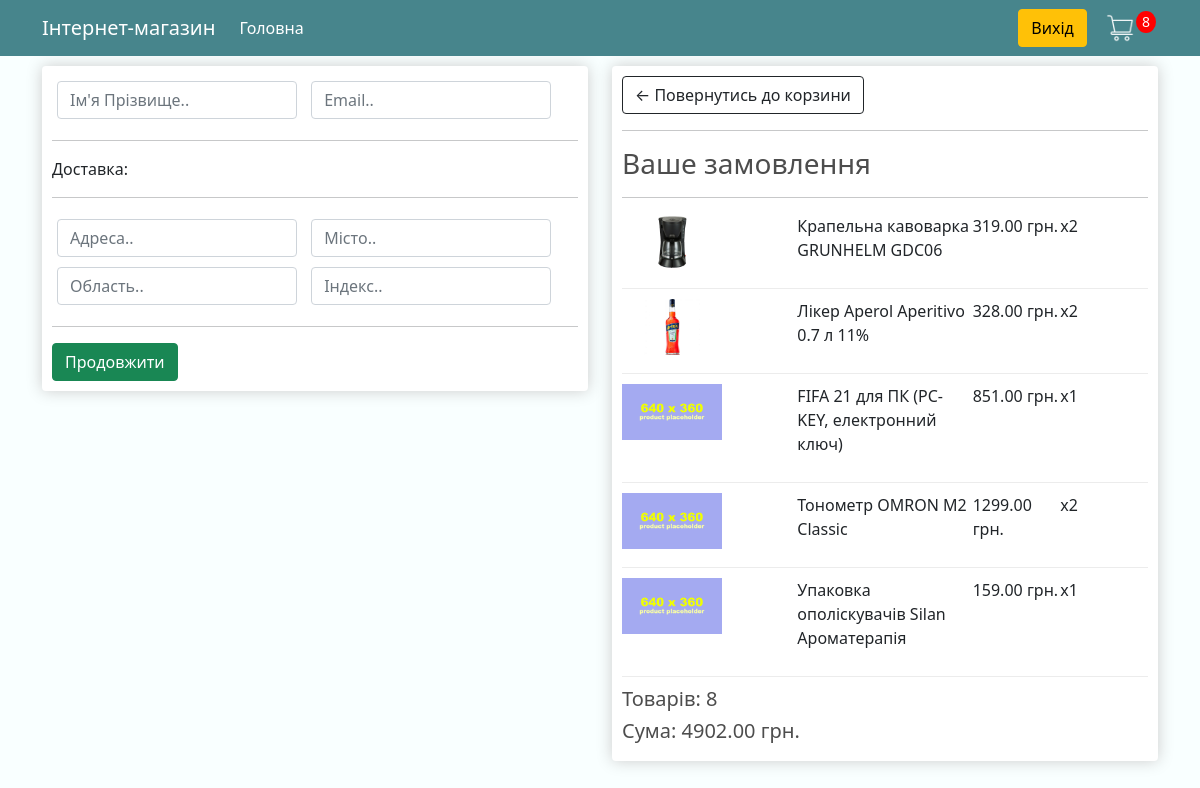
Screenshot of /checkout/ (signed in) with the database file from the repository.
### store/models.py (models this page shows, shortened)
class OrderItem(models.Model):
    product = models.ForeignKey(Product, on_delete=models.SET_NULL, null=True)
    order = models.ForeignKey(Order, on_delete=models.SET_NULL, null=True)
    quantity = models.IntegerField(default=0, null=True, blank=True)
    date_added = models.DateTimeField(auto_now_add=True)
    @property
    def get_total(self):
        total = self.product.price * self.quantity
        return total

class Product(models.Model):
    name = models.CharField(max_length=100, null=True)
    price = models.DecimalField(max_digits=9, decimal_places=2)
    image = models.ImageField(null=True, blank=True)
    is_digital = models.BooleanField(default=False, null=True, blank=False)
    @property
    def imageURL(self):
        try:
            url = self.image.url
        except:
            url = 'images/prod_placeholder.png'
        return url

class Order(models.Model):
    customer = models.ForeignKey(Customer, on_delete=models.SET_NULL, blank=True,
                                 null=True)
    date_ordered = models.DateTimeField(auto_now_add=True)
    is_complete = models.BooleanField(default=False, null=True, blank=False)
    transaction_id = models.CharField(max_length=150, null=True)
    @property
    def get_cart_total(self):
        orderitems = self.orderitem_set.all()
        total = sum([item.get_total for item in orderitems])
        return total
    @property
    def get_cart_items(self):
        orderitems = self.orderitem_set.all()
        total = sum([item.quantity for item in orderitems])
        return total

### store/views.py (the view)
# urls.py: path('checkout/', views.checkout, name="checkout"),
def checkout(request):
    page_title = 'Оплата — Інтернет-магазин Дмитра Гурського'
    data = cartData(request)
    cartItems = data['cartItems']
    order = data['order']
    items = data['items']
    context = {
        'page_title': page_title,
        'items': items,
        'order': order,
        'cartItems': cartItems,
    }
    return render(request, 'store/checkout.html', context)

### store/utils.py (called while the page is built)
def cartData(request):
    if request.user.is_authenticated:
        customer = request.user.customer
        order, created = Order.objects.get_or_create(customer=customer, is_complete=False)
        items = order.orderitem_set.all()
        cartItems = order.get_cart_items
    else:
        cookieData = cookieCart(request)
        cartItems = cookieData['cartItems']
        order = cookieData['order']
        items = cookieData['items']
    return {'cartItems': cartItems, 'order': order, 'items': items}

### store/templates/store/checkout.html (shortened to what this page needs)
{% extends 'store/main.html' %}
{% load static %}
{% block content %}
    <div class="row">
        <div class="col-lg-6">
            <div class="box-element" id="form-wrapper">
                <form id="form">
                    <div id="user-info">
                        <div class="form-field">
                            <input required class="form-control" type="text" name="name" placeholder="Ім'я Прізвище..">
                        </div>
                        <div class="form-field">
                            <input required class="form-control" type="email" name="email" placeholder="Email..">
                        </div>
                    </div>
                    <div id="shipping-info">
                        <hr>
                        <p>Доставка:</p>
                        <hr>
                        <div class="form-field">
                            <input class="form-control" type="text" name="address" placeholder="Адреса..">
                        </div>
                        <div class="form-field">
                            <input class="form-control" type="text" name="city" placeholder="Місто..">
                        </div>
                        <div class="form-field">
                            <input class="form-control" type="text" name="state" placeholder="Область..">
                        </div>
                        <div class="form-field">
                            <input class="form-control" type="text" name="zipcode" placeholder="Індекс..">
                        </div>
                    </div>
                    <hr>
                    <input id="form-button" class="btn btn-success btn-block" type="submit" value="Продовжити">
                </form>
            </div>
            <br>
        </div>
        <div class="col-lg-6">
            <div class="box-element">
                <a class="btn btn-outline-dark" href="{% url 'cart' %}">&#x2190; Повернутись до корзини</a>
                <hr>
                <h3>Ваше замовлення</h3>
                <hr>
                {% for item in items %}
                <div class="cart-row">
                    <div style="flex:2"><img class="row-image" src="{{item.product.imageURL}}"></div>
                    <div style="flex:2"><p>{{ item.product.name }}</p></div>
                    <div style="flex:1"><p>{{ item.product.price|floatformat:2 }} грн.</p></div>
                    <div style="flex:1"><p>x{{ item.quantity }}</p></div>
                </div>
                {% endfor %}
                <h5>Товарів: {{ order.get_cart_items }}</h5>
                <h5>Сума: {{ order.get_cart_total|floatformat:2}} грн.</h5>
            </div>
        </div>
    </div>
{% endblock %}

### static/styles/main.css (style rules this page uses)
body { background-color: #f9ffff; }
h1,h2,h3,h4,h5,h6 { color:hsl(0, 0%, 30%); }
.box-element { box-shadow:hsl(0, 0%, 80%) 0 0 16px; background-color: #fff; border-radius: 4px; padding: 10px; }
.col-lg-4, .col-lg-6, .col-lg-8, .col-lg-12 { margin-top: 10px; }
.btn { border-radius: 4px; }
.row-image { width: 100px; }
.form-field { width:250px; display: inline-block; padding: 5px; }
.cart-row { display: flex; align-items: flex-stretch; padding-bottom: 10px; margin-bottom: 10px; border-bottom: 1px solid #ececec; }

### rows the page displays
OrderItem: product.imageURL (picture), product.name "Крапельна кавоварка GRUNHELM GDC06", product.price "319.00", quantity "2"
OrderItem: product.imageURL (picture), product.name "Лікер Aperol Aperitivo 0.7 л 11%", product.price "328.00", quantity "2"
OrderItem: product.name "FIFA 21 для ПК (PC-KEY, електронний ключ)", product.price "851.00", quantity "1"
OrderItem: product.name "Тонометр OMRON M2 Classic", product.price "1299.00", quantity "2"
OrderItem: product.name "Упаковка ополіскувачів Silan Ароматерапія", product.price "159.00", quantity "1"
Order: get_cart_items "8", get_cart_total "4902.00"

### other values shown
{{ cartItems }} "8"
